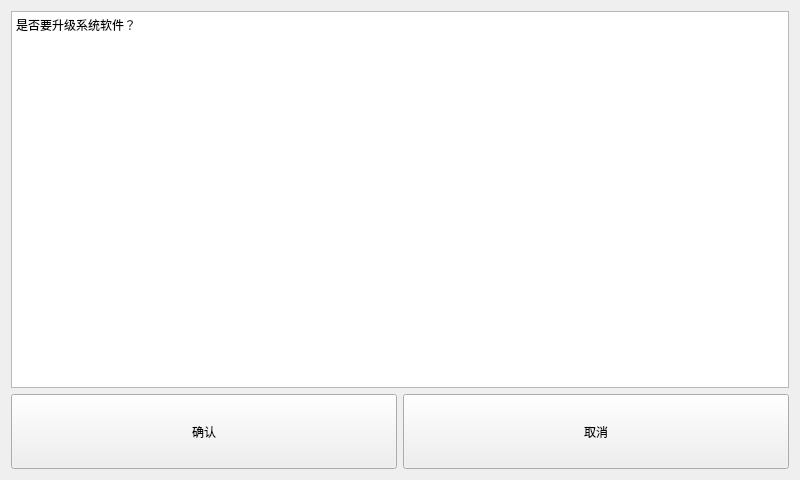
<?xml version="1.0" encoding="UTF-8"?>
<ui version="4.0">
 <class>mainw</class>
 <widget class="QWidget" name="mainw">
  <property name="geometry">
   <rect>
    <x>0</x>
    <y>0</y>
    <width>800</width>
    <height>480</height>
   </rect>
  </property>
  <property name="focusPolicy">
   <enum>Qt::StrongFocus</enum>
  </property>
  <property name="windowTitle">
   <string>mainw</string>
  </property>
  <layout class="QGridLayout" name="gridLayout" rowstretch="25,5">
   <item row="1" column="0">
    <widget class="QPushButton" name="confirm">
     <property name="sizePolicy">
      <sizepolicy hsizetype="Preferred" vsizetype="Preferred">
       <horstretch>0</horstretch>
       <verstretch>0</verstretch>
      </sizepolicy>
     </property>
     <property name="focusPolicy">
      <enum>Qt::NoFocus</enum>
     </property>
     <property name="text">
      <string>确认</string>
     </property>
    </widget>
   </item>
   <item row="1" column="1">
    <widget class="QPushButton" name="cancel">
     <property name="sizePolicy">
      <sizepolicy hsizetype="Preferred" vsizetype="Preferred">
       <horstretch>0</horstretch>
       <verstretch>0</verstretch>
      </sizepolicy>
     </property>
     <property name="focusPolicy">
      <enum>Qt::NoFocus</enum>
     </property>
     <property name="text">
      <string>取消</string>
     </property>
    </widget>
   </item>
   <item row="0" column="0" colspan="2">
    <widget class="QPlainTextEdit" name="edit">
     <property name="focusPolicy">
      <enum>Qt::NoFocus</enum>
     </property>
     <property name="verticalScrollBarPolicy">
      <enum>Qt::ScrollBarAlwaysOff</enum>
     </property>
     <property name="horizontalScrollBarPolicy">
      <enum>Qt::ScrollBarAlwaysOff</enum>
     </property>
     <property name="undoRedoEnabled">
      <bool>false</bool>
     </property>
     <property name="readOnly">
      <bool>true</bool>
     </property>
     <property name="plainText">
      <string>是否要升级系统软件？</string>
     </property>
     <property name="textInteractionFlags">
      <set>Qt::NoTextInteraction</set>
     </property>
    </widget>
   </item>
  </layout>
 </widget>
 <layoutdefault spacing="6" margin="11"/>
 <resources/>
 <connections/>
</ui>
